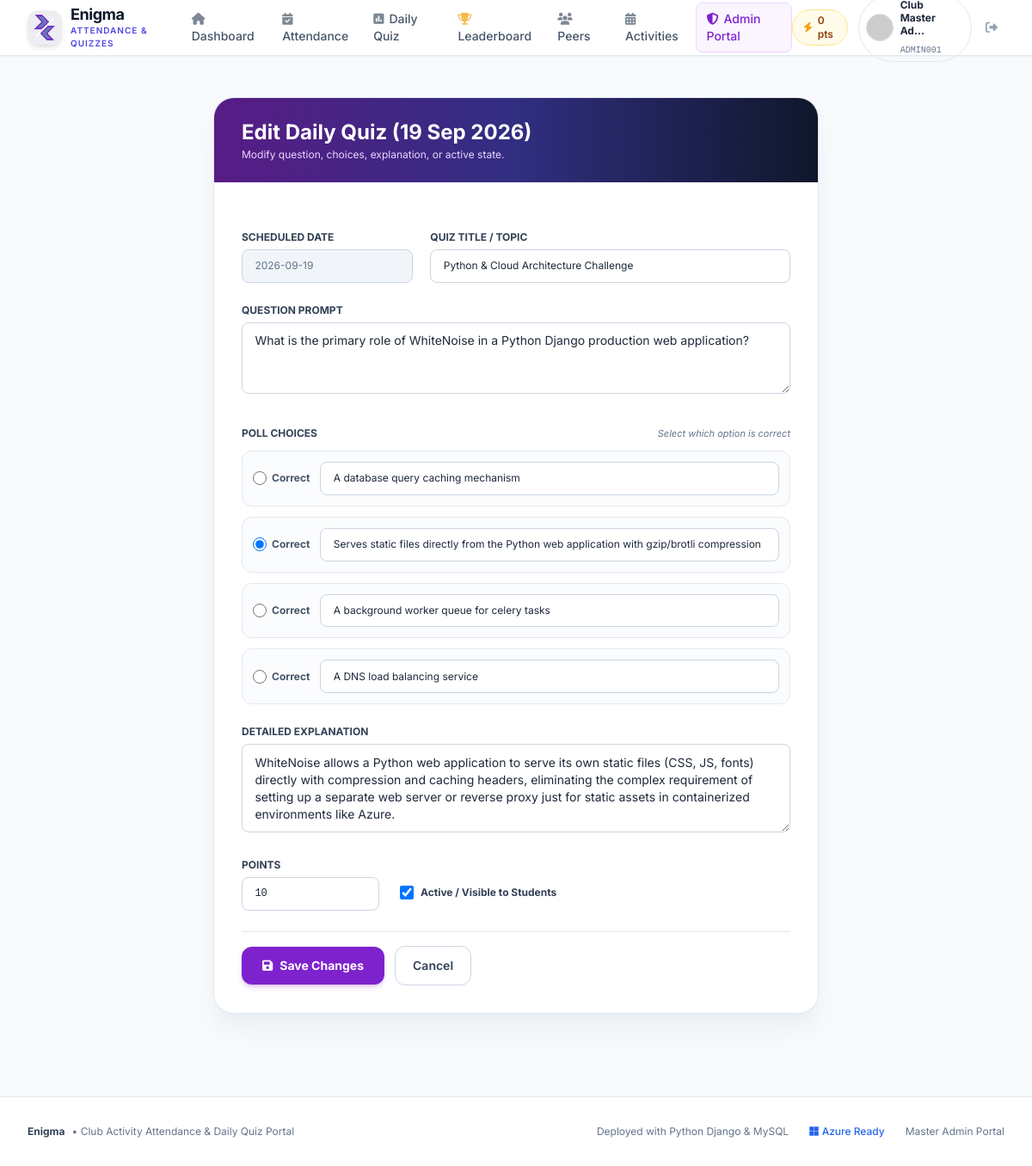
/admin-portal/quizzes/1/edit/ (signed in), run on the app's committed database.
### accounts/models.py (models this page shows, shortened)
class StudentUser(AbstractUser):
    BRANCH_CHOICES = [
        ('CSE', 'Computer Science & Engineering'),
        ('IT', 'Information Technology'),
        ('ECE', 'Electronics & Communication Engineering'),
        ('EE', 'Electrical Engineering'),
        ('ME', 'Mechanical Engineering'),
        ('CE', 'Civil Engineering'),
        ('AIML', 'AI & Machine Learning'),
        ('DS', 'Data Science'),
        ('OTHER', 'Other Department'),
    ]
    SEMESTER_CHOICES = [(i, f'Semester {i}') for i in range(1, 9)]
    name = models.CharField(max_length=150, help_text="Full name of student")
    email = models.EmailField(unique=True, db_index=True)
    roll_number = models.CharField(max_length=50, unique=True, db_index=True)
    branch = models.CharField(max_length=50, choices=BRANCH_CHOICES, default='CSE')
    semester = models.PositiveSmallIntegerField(choices=SEMESTER_CHOICES, default=1)
    mobile_number = models.CharField(max_length=20, unique=True)
    profile_pic = models.ImageField(upload_to='profile_pics/', blank=True, null=True)
    bio = models.TextField(blank=True, default="Passionate club member eager to learn and collaborate.")
    quiz_points = models.PositiveIntegerField(default=0)
    followers = models.ManyToManyField(
        'self',
        symmetrical=False,
        related_name='following',
        blank=True
    )
    is_club_admin = models.BooleanField(
        default=False,
        help_text="Designates whether this student has master club admin privileges."
    )
    objects = StudentUserManager()
    USERNAME_FIELD = 'email'
    REQUIRED_FIELDS = ['name', 'roll_number', 'branch', 'semester', 'mobile_number']
    class Meta:
        ordering = ['roll_number']
        verbose_name = 'Student User'
        verbose_name_plural = 'Student Users'
    @property
    def avatar_url(self):
        if self.profile_pic and hasattr(self.profile_pic, 'url'):
            return self.profile_pic.url
        clean_name = self.name.replace(' ', '+') if self.name else 'Student'
        return f"https://ui-avatars.com/api/?name={clean_name}&background=4f46e5&color=fff&size=150"

### quizzes/models.py (models this page shows, shortened)
class DailyQuiz(models.Model):
    date = models.DateField(default=timezone.now, db_index=True)
    title = models.CharField(max_length=200, blank=True, help_text="Optional topic or title (e.g. Python Challenge #12)")
    question = models.TextField(help_text="The daily quiz question or poll prompt")
    explanation = models.TextField(help_text="Detailed explanation of the correct answer, shown after student votes")
    points = models.PositiveIntegerField(default=10, help_text="Points awarded for a correct answer")
    is_active = models.BooleanField(default=True)
    created_at = models.DateTimeField(auto_now_add=True)
    created_by = models.ForeignKey(
        settings.AUTH_USER_MODEL,
        on_delete=models.SET_NULL,
        null=True,
        blank=True,
        related_name='created_quizzes'
    )
    class Meta:
        ordering = ['-date', '-created_at']
        verbose_name = 'Daily Quiz'
        verbose_name_plural = 'Daily Quizzes'

class QuizOption(models.Model):
    quiz = models.ForeignKey(DailyQuiz, on_delete=models.CASCADE, related_name='options')
    option_text = models.CharField(max_length=300)
    is_correct = models.BooleanField(default=False, help_text="Check if this is the correct answer")
    class Meta:
        ordering = ['id']

### admin_portal/views.py (the view, shortened to what this page needs)
# urls.py: path('quizzes/<int:quiz_id>/edit/', views.edit_quiz_view, name='admin_edit_quiz'),
@admin_required
def edit_quiz_view(request, quiz_id):
    quiz = get_object_or_404(DailyQuiz, pk=quiz_id)
    options = list(quiz.options.all().order_by('id'))
    return render(request, 'admin_portal/edit_quiz.html', {
        'quiz': quiz,
        'options': options,
    })

### accounts/context_processors.py (called while the page is built)
def club_context(request):
    context = {
        'current_year': timezone.now().year,
        'today_date': timezone.now().date(),
    }
    if request.user.is_authenticated:
        from quizzes.models import DailyQuiz, QuizSubmission
        today = timezone.now().date()
        today_quiz = DailyQuiz.objects.filter(date=today).first()
        user_attempted_today = False
        if today_quiz:
            user_attempted_today = QuizSubmission.objects.filter(
                student=request.user,
                quiz=today_quiz
            ).exists()
        context.update({
            'today_quiz': today_quiz,
            'user_attempted_today_quiz': user_attempted_today,
            'is_club_admin_user': request.user.is_club_admin or request.user.is_superuser or request.user.is_staff,
        })
    else:
        context['is_club_admin_user'] = False
    return context

### admin_portal/views.py (called while the page is built)
def is_admin(user):
    return user.is_authenticated and (user.is_club_admin or user.is_superuser or user.is_staff)

### templates/admin_portal/edit_quiz.html (shortened to what this page needs)
{% extends 'base.html' %}
{% block content %}
<div class="max-w-3xl mx-auto px-4 sm:px-6 lg:px-8 py-8">
    <div class="bg-white rounded-3xl shadow-xl shadow-slate-200/50 border border-slate-200 overflow-hidden">
        <div class="bg-gradient-to-r from-purple-900 via-indigo-900 to-slate-900 px-8 py-6 text-white">
            <h1 class="text-2xl font-bold">Edit Daily Quiz ({{ quiz.date|date:"d M Y" }})</h1>
            <p class="text-purple-200 text-xs mt-0.5">Modify question, choices, explanation, or active state.</p>
        </div>
        <form method="POST" class="p-8 space-y-6">
            <div class="grid grid-cols-1 md:grid-cols-3 gap-5">
                <div>
                    <label class="block text-xs font-bold uppercase text-slate-700 mb-1.5">Scheduled Date</label>
                    <input type="text" disabled value="{{ quiz.date|date:'Y-m-d' }}" class="form-input text-xs bg-slate-100 text-slate-500">
                </div>
                <div class="md:col-span-2">
                    <label class="block text-xs font-bold uppercase text-slate-700 mb-1.5">Quiz Title / Topic</label>
                    <input type="text" name="title" value="{{ quiz.title }}" class="form-input text-xs">
                </div>
            </div>
            <div>
                <label class="block text-xs font-bold uppercase text-slate-700 mb-1.5">Question Prompt</label>
                <textarea name="question" rows="3" required class="form-input text-sm">{{ quiz.question }}</textarea>
            </div>
            <div class="space-y-3 pt-2">
                <div class="flex items-center justify-between">
                    <label class="block text-xs font-bold uppercase text-slate-700">Poll Choices</label>
                    <span class="text-[11px] text-slate-500 italic">Select which option is correct</span>
                </div>
                {% for opt in options %}
                <div class="flex items-center space-x-3 p-3 rounded-xl border border-slate-200 bg-slate-50/50">
                    <div class="flex items-center space-x-1.5">
                        <input type="radio" name="correct_option" value="{{ forloop.counter }}" id="correct_{{ forloop.counter }}" {% if opt.is_correct %}checked{% endif %} class="w-4 h-4 text-emerald-600 focus:ring-emerald-500">
                        <label for="correct_{{ forloop.counter }}" class="text-xs font-bold text-slate-600 cursor-pointer">Correct</label>
                    </div>
                    <input type="text" name="option_{{ forloop.counter }}" value="{{ opt.option_text }}" class="form-input text-xs flex-grow bg-white">
                </div>
                {% endfor %}
            </div>
            <div>
                <label class="block text-xs font-bold uppercase text-slate-700 mb-1.5">Detailed Explanation</label>
                <textarea name="explanation" rows="4" required class="form-input text-sm">{{ quiz.explanation }}</textarea>
            </div>
            <div class="flex items-center space-x-6">
                <div class="w-40">
                    <label class="block text-xs font-bold uppercase text-slate-700 mb-1.5">Points</label>
                    <input type="number" name="points" value="{{ quiz.points }}" min="1" max="100" class="form-input text-xs font-mono">
                </div>
                <div class="flex items-center space-x-2 pt-5">
                    <input type="checkbox" name="is_active" id="is_active" {% if quiz.is_active %}checked{% endif %} class="w-4 h-4 text-purple-600 rounded">
                    <label for="is_active" class="text-xs font-bold text-slate-700 cursor-pointer">Active / Visible to Students</label>
                </div>
            </div>
            <div class="flex items-center space-x-3 pt-4 border-t border-slate-200">
                <button type="submit" class="px-6 py-3 bg-purple-700 hover:bg-purple-800 text-white font-bold rounded-xl shadow-md shadow-purple-700/20 transition flex items-center space-x-2 text-sm">
                    <i class="fa-solid fa-floppy-disk"></i>
                    <span>Save Changes</span>
                </button>
                <a href="{% url 'admin_quizzes' %}" class="px-5 py-3 rounded-xl border border-slate-300 hover:bg-slate-50 text-slate-700 font-semibold text-sm transition">
                    Cancel
                </a>
            </div>
        </form>
    </div>
</div>
{% endblock %}

### templates/base.html (shortened to what this page needs)
{% load static %}
<!DOCTYPE html>
<html lang="en">
<head>
    <script src="https://cdn.tailwindcss.com"></script>
    <link rel="stylesheet" href="https://cdnjs.cloudflare.com/ajax/libs/font-awesome/6.5.1/css/all.min.css">
</head>
<body class="min-h-screen flex flex-col text-slate-800 antialiased">
    <nav class="sticky top-0 z-40 bg-white/95 backdrop-blur-md border-b border-slate-200 shadow-sm">
        <div class="max-w-7xl mx-auto px-4 sm:px-6 lg:px-8">
            <div class="flex justify-between h-16">
                <div class="flex items-center space-x-3">
                    <a href="{% url 'home' %}" class="flex items-center space-x-2.5">
                        <img src="{% static 'images/enigma-logo.png' %}" alt="Enigma Logo" class="w-10 h-10 rounded-xl object-contain shadow-md">
                        <div>
                            <span class="text-lg font-bold tracking-tight text-slate-900 block leading-tight">Enigma</span>
                            <span class="text-[10px] font-semibold text-brand-600 uppercase tracking-widest block">Attendance & Quizzes</span>
                        </div>
                    </a>
                    {% if user.is_authenticated %}
                    <div class="hidden md:flex items-center space-x-1 ml-6">
                        <a href="{% url 'student_dashboard' %}" class="px-3 py-2 rounded-lg text-sm font-medium transition {% if request.resolver_match.url_name == 'student_dashboard' %}bg-brand-50 text-brand-700{% else %}text-slate-600 hover:text-slate-900 hover:bg-slate-100{% endif %}">
                            <i class="fa-solid fa-house mr-1.5 opacity-70"></i>Dashboard
                        </a>
                        <a href="{% url 'my_attendance' %}" class="px-3 py-2 rounded-lg text-sm font-medium transition {% if request.resolver_match.url_name == 'my_attendance' %}bg-brand-50 text-brand-700{% else %}text-slate-600 hover:text-slate-900 hover:bg-slate-100{% endif %}">
                            <i class="fa-solid fa-calendar-check mr-1.5 opacity-70"></i>Attendance
                        </a>
                        <a href="{% url 'daily_quiz' %}" class="relative px-3 py-2 rounded-lg text-sm font-medium transition {% if request.resolver_match.url_name == 'daily_quiz' %}bg-brand-50 text-brand-700{% else %}text-slate-600 hover:text-slate-900 hover:bg-slate-100{% endif %}">
                            <i class="fa-solid fa-poll mr-1.5 opacity-70"></i>Daily Quiz
                        </a>
                        <a href="{% url 'leaderboard' %}" class="px-3 py-2 rounded-lg text-sm font-medium transition {% if request.resolver_match.url_name == 'leaderboard' %}bg-brand-50 text-brand-700{% else %}text-slate-600 hover:text-slate-900 hover:bg-slate-100{% endif %}">
                            <i class="fa-solid fa-trophy mr-1.5 opacity-70 text-amber-500"></i>Leaderboard
                        </a>
                        <a href="{% url 'students_directory' %}" class="px-3 py-2 rounded-lg text-sm font-medium transition {% if request.resolver_match.url_name == 'students_directory' %}bg-brand-50 text-brand-700{% else %}text-slate-600 hover:text-slate-900 hover:bg-slate-100{% endif %}">
                            <i class="fa-solid fa-users mr-1.5 opacity-70"></i>Peers
                        </a>
                        <a href="{% url 'activities_list' %}" class="px-3 py-2 rounded-lg text-sm font-medium transition {% if request.resolver_match.url_name == 'activities_list' %}bg-brand-50 text-brand-700{% else %}text-slate-600 hover:text-slate-900 hover:bg-slate-100{% endif %}">
                            <i class="fa-solid fa-calendar-days mr-1.5 opacity-70"></i>Activities
                        </a>
                        {% if is_club_admin_user %}
                        <a href="{% url 'admin_dashboard' %}" class="px-3 py-2 rounded-lg text-sm font-medium bg-purple-50 text-purple-700 hover:bg-purple-100 border border-purple-200">
                            <i class="fa-solid fa-shield-halved mr-1.5"></i>Admin Portal
                        </a>
                        {% endif %}
                    </div>
                    {% endif %}
                </div>
                <div class="flex items-center space-x-3">
                    {% if user.is_authenticated %}
                    <div class="hidden sm:flex items-center bg-amber-50 border border-amber-200 text-amber-800 px-3 py-1 rounded-full text-xs font-semibold shadow-xs">
                        <i class="fa-solid fa-bolt text-amber-500 mr-1.5"></i>
                        <span>{{ user.quiz_points }} pts</span>
                    </div>
                    <div class="relative flex items-center space-x-2">
                        <a href="{% url 'my_profile' %}" class="flex items-center space-x-2 p-1 pl-2 pr-3 rounded-full hover:bg-slate-100 transition border border-slate-200">
                            <img src="{{ user.avatar_url }}" alt="{{ user.name }}" class="w-8 h-8 rounded-full object-cover border border-slate-300">
                            <div class="text-left hidden lg:block">
                                <span class="text-xs font-bold text-slate-800 block leading-tight">{{ user.name|truncatechars:15 }}</span>
                                <span class="text-[10px] text-slate-500 font-mono">{{ user.roll_number }}</span>
                            </div>
                        </a>
                        <a href="{% url 'logout' %}" title="Sign Out" class="p-2 text-slate-400 hover:text-rose-600 hover:bg-rose-50 rounded-lg transition text-sm">
                            <i class="fa-solid fa-right-from-bracket"></i>
                        </a>
                    </div>
                    {% endif %}
                </div>
            </div>
        </div>
    </nav>
    <main class="flex-grow">
        {% block content %}{% endblock %}
    </main>
    <footer class="bg-white border-t border-slate-200 mt-16 py-8">
        <div class="max-w-7xl mx-auto px-4 sm:px-6 lg:px-8 flex flex-col md:flex-row items-center justify-between text-xs text-slate-500 space-y-4 md:space-y-0">
            <div class="flex items-center space-x-2">
                <span class="font-bold text-slate-700">Enigma</span>
                <span>• Club Activity Attendance & Daily Quiz Portal</span>
            </div>
            <div class="flex items-center space-x-6">
                <span>Deployed with Python Django & MySQL</span>
                <span class="inline-flex items-center text-blue-600 font-medium">
                    <i class="fa-brands fa-microsoft mr-1"></i>Azure Ready
                </span>
                <a href="{% url 'admin_login' %}" class="hover:text-purple-600 transition">Master Admin Portal</a>
            </div>
        </div>
    </footer>
</body>
</html>

### templates/base.html (style rules this page uses)
body { font-family: 'Inter', sans-serif; background-color: #f8fafc; }
.form-input { width: 100%; padding: 0.65rem 0.9rem; border-radius: 0.5rem; border: 1px solid #cbd5e1; background-color: #ffffff; color: #1e293b; font-size: 0.925rem; transition: all 0.15s ease-in-out; }

### data on the page
StudentUser: quiz_points "0", roll_number "ADMIN001"
DailyQuiz: date "19 Sep 2026", date "2026-09-19", title "Python & Cloud Architecture Challenge", question "What is the primary role of WhiteNoise in a Python Django production web application?", explanation "WhiteNoise allows a Python web application to serve its own static files (CSS, JS, fonts) directly with compression and caching headers, eliminating the complex requirement of setting up a separate web server or reverse proxy just for static assets in containerized environments like Azure.", points "10", is_active "☑"
QuizOption: is_correct "☐ Correct", option_text "A database query caching mechanism"
QuizOption: is_correct "☑ Correct", option_text "Serves static files directly from the Python web application with gzip/brotli compression"
QuizOption: is_correct "☐ Correct", option_text "A background worker queue for celery tasks"
QuizOption: is_correct "☐ Correct", option_text "A DNS load balancing service"
